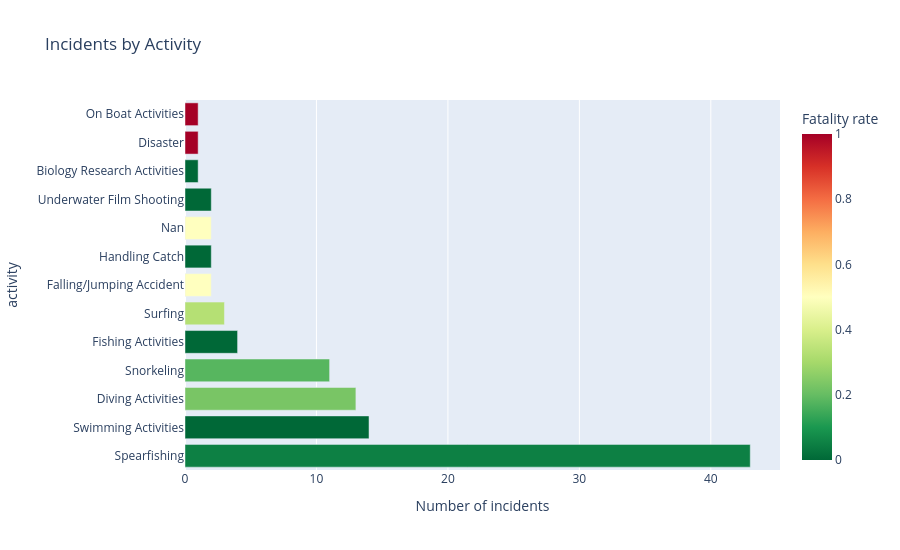

Write notebook code for a chart like this one.
### Code cell
#this pivot table shows the type of incident (and inside fatal and severe) per activities
pivot_activity = (jaws
    .groupby("activity")
    .agg(incidents=("date", "count"),
         fatals=("fatality", lambda s: (s == "Fatal").sum()),
         severe=("severity", lambda s: s.isin(["Severe", "Fatal"]).sum()))
    .assign(fatal_rate=lambda d: d["fatals"] / d["incidents"]).round(2)
    .sort_values("incidents", ascending=False))

display(pivot_activity)
# and this is a graphical presentation 
fig = px.bar(pivot_activity.reset_index(),
             x="incidents", y="activity", orientation="h",
             color="fatal_rate", color_continuous_scale="RdYlGn_r",
             hover_data={"fatals": True},
             labels={"incidents": "Number of incidents", "fatal_rate": "Fatality rate"},
             title="Incidents by Activity")
fig.update_layout(height=550)
fig.show()

### Figure 1 — Plotly figure (JSON) as saved in the notebook; plotly's stock layout.template omitted (floating-point values rounded to 4 significant figures)
{"data": [{"customdata": [[2], [0], [3], [2], [0], [1], [1], [0], [1], [0], [0], [1], [1]], "hovertemplate": "Number of incidents=%{x}<br>activity=%{y}<br>fatals=%{customdata[0]}<br>Fatality rate=%{marker.color}<extra></extra>", "legendgroup": "", "marker": {"color": [0.05, 0.0, 0.23, 0.18, 0.0, 0.33, 0.5, 0.0, 0.5, 0.0, 0.0, 1.0, 1.0], "coloraxis": "coloraxis", "pattern": {"shape": ""}}, "name": "", "orientation": "h", "showlegend": false, "textposition": "auto", "type": "bar", "x": [43, 14, 13, 11, 4, 3, 2, 2, 2, 2, 1, 1, 1], "xaxis": "x", "y": ["Spearfishing", "Swimming Activities", "Diving Activities", "Snorkeling", "Fishing Activities", "Surfing", "Falling/Jumping Accident", "Handling Catch", "Nan", "Underwater Film Shooting", "Biology Research Activities", "Disaster", "On Boat Activities"], "yaxis": "y"}], "layout": {"barmode": "relative", "coloraxis": {"colorbar": {"title": {"text": "Fatality rate"}}, "colorscale": [[0, "rgb(0,104,55)"], [0.1, "rgb(26,152,80)"], [0.2, "rgb(102,189,99)"], [0.3, "rgb(166,217,106)"], [0.4, "rgb(217,239,139)"], [0.5, "rgb(255,255,191)"], [0.6, "rgb(254,224,139)"], [0.7, "rgb(253,174,97)"], [0.8, "rgb(244,109,67)"], [0.9, "rgb(215,48,39)"], [1, "rgb(165,0,38)"]]}, "height": 550, "legend": {"tracegroupgap": 0}, "title": {"text": "Incidents by Activity"}, "xaxis": {"anchor": "y", "domain": [0, 1], "title": {"text": "Number of incidents"}}, "yaxis": {"anchor": "x", "domain": [0, 1], "title": {"text": "activity"}}}}
